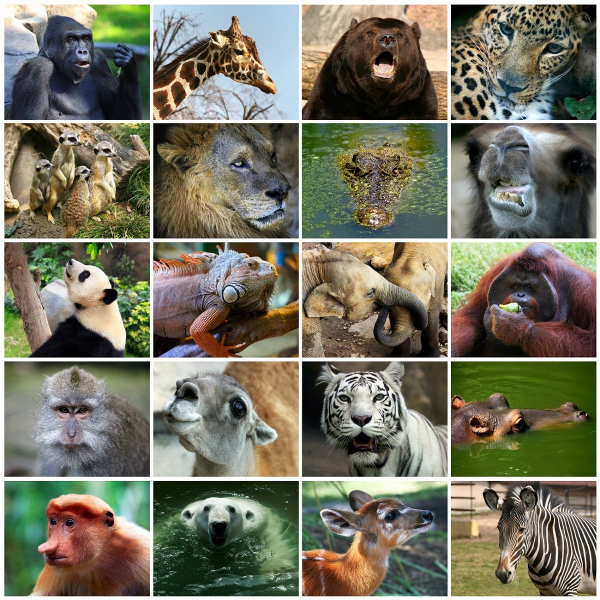
#> input picture Actividad/animales-collage-lifeder-min.jpg, 1200 x 1200 px, found by its file name (shown at 1/2 size); its folder holds only this picture in this run
$ python -i 'múltiples ventanas.py'   (imports and definitions only)
#> lines starting #> are read from the running program, lines starting #| are printed output that depends on the picture
import tkinter as tk
from PIL import Image, ImageTk
from tkinter import messagebox

def ventana_principal():
    global ven1
    ven1=tk.Tk()
    ven1.title("Esta es mi ventana principal")
    ven1.geometry("800x400")
    ven1.config(bg="lightblue")

    eti1=tk.Label(ven1,text="Reino Animal",bg="lightblue",font=("Arial",23,"bold"))
    eti1.pack()
    frame1= tk.Frame(ven1)
    frame1.pack(fill=tk.X, padx=10, pady=10)
    imagen = Image.open("C:/Users/Salon202/Downloads/ñ/ventanas/animales-collage-lifeder-min.jpg")
#> imagen is the input picture: PIL image 1200x1200 RGB; mean R, G, B 119.1, 117.3, 99.7
    imagen = imagen.resize((400, 200))  # Redimensionar si es necesario
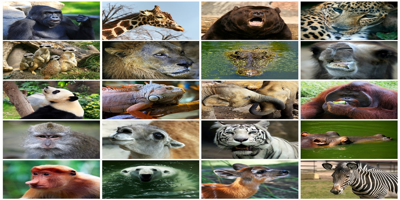
#> imagen: PIL image 400x200 RGB; mean R, G, B 119.1, 117.2, 99.6
    imagen_tk = ImageTk.PhotoImage(imagen)
    label_imagen = tk.Label(frame1, image=imagen_tk)
    label_imagen.grid(row=0, column=0, padx=5, pady=5)
    frame2=tk.Frame(frame1)
    frame2.grid(row=0, column=1, padx=5, pady=5)
    var=tk.IntVar()
    ele=tk.Radiobutton(frame2,text="Elefante",variable=var,value=1)
    ele.pack()
    jirafa=tk.Radiobutton(frame2,text="Jirafa",variable=var,value=2)
    jirafa.pack()
    castor=tk.Radiobutton(frame2,text="Castor",variable=var,value=3)
    castor.pack()
    leon=tk.Radiobutton(frame2,text="León",variable=var,value=4)
    leon.pack()

    # [12 lines left out: function informacion, not called in this run]

    boton1=tk.Button(ven1,text="Ver info",command=informacion)
    boton1.pack()

    ven1.mainloop()

def regresar_a_primera(ventana_actual):
    ventana_actual.destroy()  # Cerrar la segunda ventana
    ventana_principal()  # Volver a abrir la ventana principal

# [106 lines left out: functions ventana_elefante, ventana_jirafa, ventana_castor, ventana_león, not called in this run]

# [1 line not run here, left out]

>>> result = ventana_principal()
